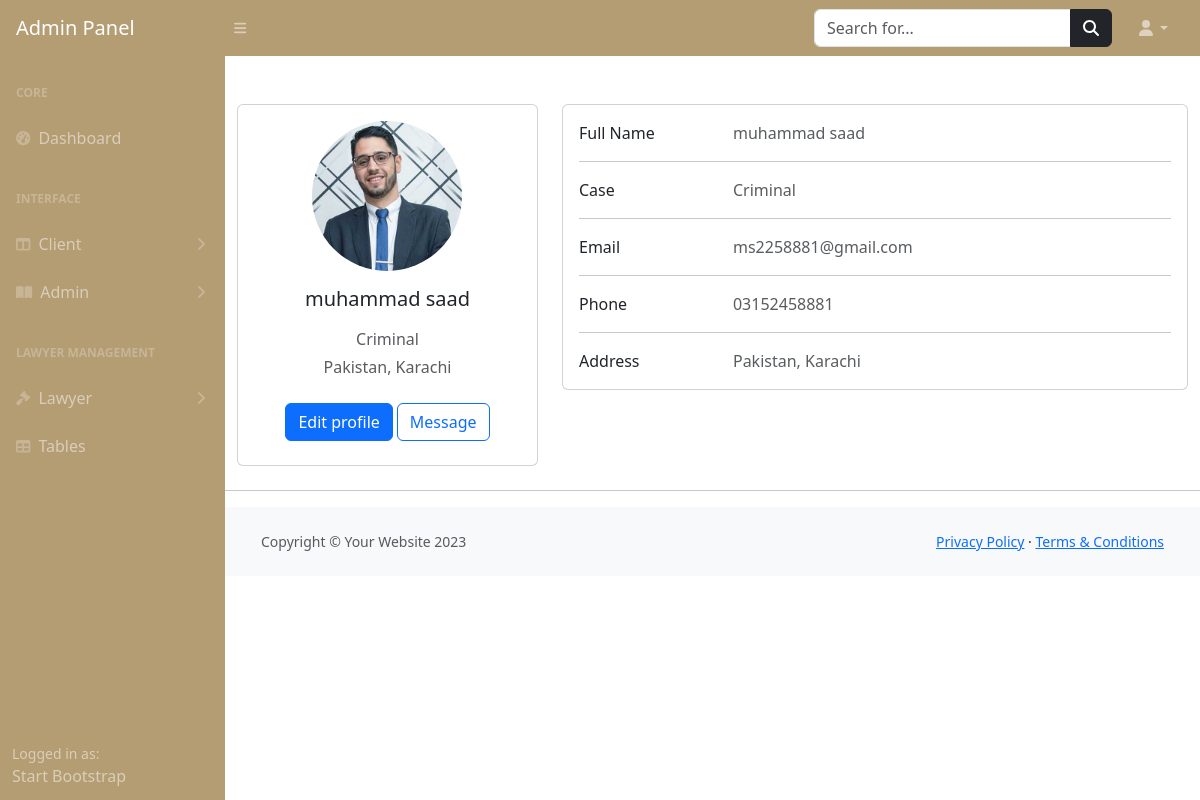
/admin-panel/profilelawyer.php?id=6, run on the app's committed database.
### tables this page shows
CREATE TABLE `lawyer` (
  `id` int(255) NOT NULL,
  `name` varchar(255) NOT NULL,
  `case` int(255) NOT NULL,
  `email` varchar(255) NOT NULL,
  `phone` varchar(255) NOT NULL,
  `address` text NOT NULL,
  `image` varchar(255) NOT NULL,
  `status` tinyint(1) NOT NULL DEFAULT 1
);

CREATE TABLE `cases` (
  `cid` int(255) NOT NULL,
  `case_name` varchar(255) NOT NULL,
  `status` tinyint(255) NOT NULL DEFAULT 1
);

### admin-panel/profilelawyer.php (the view, shortened to what this page needs)
<?php
include ("includes/header.php");
include ("includes/topbar.php");
include ("includes/sidebar.php");
include("../config.php");
$law_id=$_GET['id'];
$profile="SELECT * FROM `lawyer` as l inner join `cases` as c on l.case=c.cid where id='$law_id'";
$run_query=mysqli_query($connection,$profile);
if (mysqli_num_rows($run_query)>0) {
  while ($row=mysqli_fetch_assoc($run_query)) {
?>
<!DOCTYPE html>
<html lang="en">
<head>
</head>
<body>
  <div class="container mt-5 ">
    <div class="row">
      <div class="col-lg-4">
        <div class="card mb-4">
          <div class="card-body text-center">
          <img src="<?php echo 'image/'.$row['image']?>" alt="avatar"
              class="rounded-circle img-fluid" style="width: 150px;height:150px">
            <h5 class="my-3"><?php echo $row['name']?></h5>
            <p class="text-muted mb-1"><?php echo $row['case_name']?></p>
            <p class="text-muted mb-4"><?php echo $row['address']?></p>
            <div class="d-flex justify-content-center mb-2">
              <button type="button" class="btn btn-primary">Edit profile</button>
              <button type="button" class="btn btn-outline-primary ms-1">Message</button>
            </div>
          </div>
        </div>
      </div>
      <div class="col-lg-8">
        <div class="card mb-4">
          <div class="card-body">
            <div class="row">
              <div class="col-sm-3">
                <p class="mb-0">Full Name</p>
              </div>
              <div class="col-sm-9">
                <p class="text-muted mb-0"><?php echo $row['name']?></p>
              </div>
            </div>
            <hr>
            <div class="row">
              <div class="col-sm-3">
                <p class="mb-0">Case</p>
              </div>
              <div class="col-sm-9">
                <p class="text-muted mb-0"><?php echo $row['case_name']?></p>
              </div>
            </div>
            <hr>
            <div class="row">
              <div class="col-sm-3">
                <p class="mb-0">Email</p>
              </div>
              <div class="col-sm-9">
                <p class="text-muted mb-0"><?php echo $row['email']?></p>
              </div>
            </div>
            <hr>
            <div class="row">
              <div class="col-sm-3">
                <p class="mb-0">Phone</p>
              </div>
              <div class="col-sm-9">
                <p class="text-muted mb-0"><?php echo $row['phone']?></p>
              </div>
            </div>
            <hr>
            <div class="row">
              <div class="col-sm-3">
                <p class="mb-0">Address</p>
              </div>
              <div class="col-sm-9">
                <p class="text-muted mb-0"><?php echo $row['address']?></p>
              </div>
            </div>
          </div>
        </div>
      </div>
      <hr>
<?php
 }
}
?>
</body>
</html>
<?php
include("includes/footer.php");
?>

### data on the page
lawyer: image (picture), name "muhammad saad", case.case_name "Criminal", address "Pakistan, Karachi", email "ms2258881@gmail.com", phone "03152458881"
